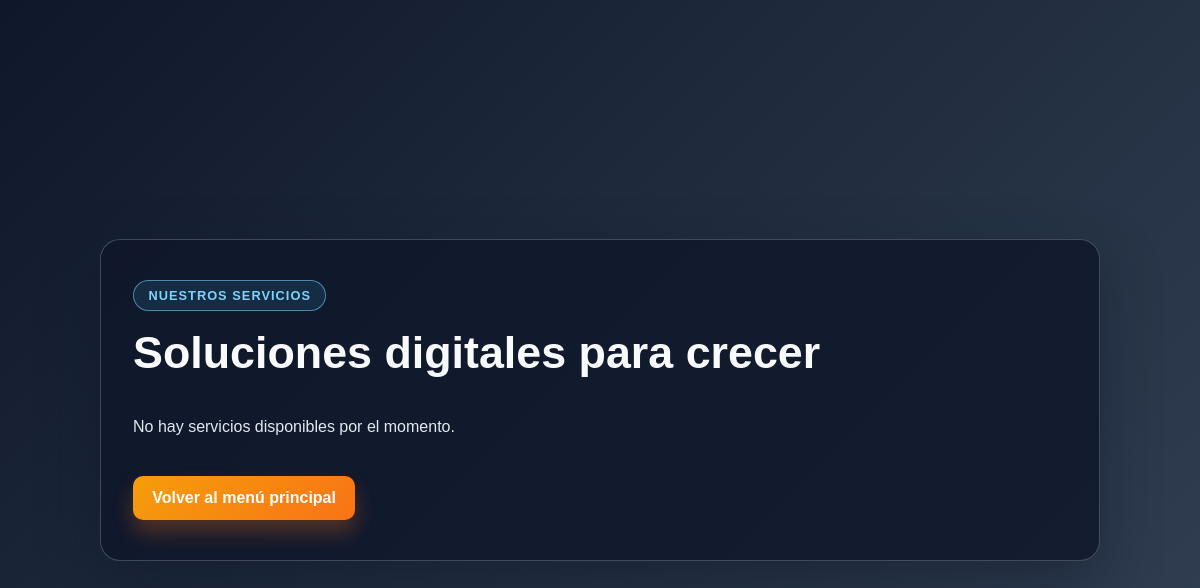
The page /servicios/ on the database as committed earlier.
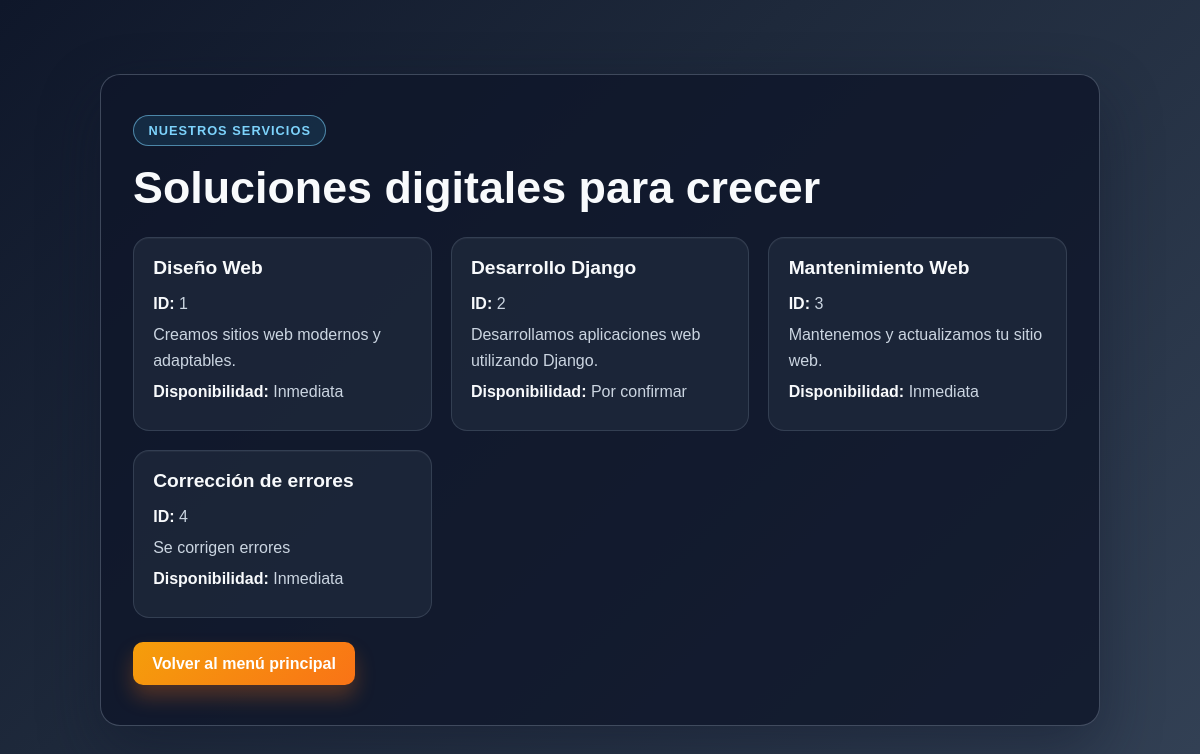
The same page on the database as committed later.
### serviciosApp/models.py (models this page shows, shortened)
class Servicio(models.Model):
    nombre = models.CharField(max_length=100)
    descripcion = models.TextField()
    disponibilidad = models.CharField(max_length=10)

### serviciosApp/views.py (the view)
# urls.py: path('servicios/', include('serviciosApp.urls')),
def servicios(request):
    datos = obtener_servicios_con_precios()
    return render(request, 'serviciosApp/servicios.html', {'servicios': datos})

### serviciosApp/views.py (called while the page is built)
def obtener_servicios_con_precios():
    precios = PrecioServicio.objects.filter(servicio_id=OuterRef("pk"))
    return Servicio.objects.annotate(
        precio=F("precioservicio__precio"),
        moneda=F("precioservicio__moneda"),
        precio_disponible=Exists(precios),
    ).order_by("id")

### templates/serviciosApp/servicios.html (shortened to what this page needs)
{% load static %}
<!DOCTYPE html>
<html lang="es">
<head>
    <link rel="stylesheet" href="{% static 'css/styles.css' %}">
</head>
<body>
    <div class="services-page">
        <div class="services-card">
            <span class="services-badge">Nuestros servicios</span>
            <h1>Soluciones digitales para crecer</h1>
            <div class="services-grid">
                {% for servicio in servicios %}
                <article class="service-item">
                    <h2>{{ servicio.nombre }}</h2>
                    <p><strong>ID:</strong> {{ servicio.id }}</p>
                    <p>{{ servicio.descripcion }}</p>
                    <p><strong>Disponibilidad:</strong> {{ servicio.disponibilidad }}</p>
                </article>
                {% empty %}
                <p>No hay servicios disponibles por el momento.</p>
                {% endfor %}
            </div>
            <a class="back-link" href="/">Volver al menú principal</a>
        </div>
    </div>
</body>
</html>

### static/css/styles.css (style rules this page uses)
body { margin: 0; min-height: 100vh; display: flex; align-items: center; justify-content: center; background: linear-gradient(135deg, #0f172a 0%, #1e293b 40%, #334155 100%); font-family: Arial, Helvetica, sans-serif; color: #e2e8f0; }
.back-link { display: inline-block; margin-top: 0.5rem; background: linear-gradient(135deg, #f59e0b 0%, #f97316 100%); color: #fff; text-decoration: none; padding: 0.8rem 1.2rem; border-radius: 10px; font-weight: 700; transition: transform 0.2s ease, box-shadow 0.2s ease; box-shadow: 0 12px 20px rgba(249, 115, 22, 0.28); }

### templates/serviciosApp/servicios.html (style rules this page uses)
body { margin: 0; min-height: 100vh; display: flex; align-items: center; justify-content: center; background: linear-gradient(135deg, #0f172a 0%, #1e293b 40%, #334155 100%); font-family: Arial, Helvetica, sans-serif; color: #e2e8f0; }
.services-page { width: min(1000px, 92%); padding: 2rem 0; }
.services-card { background: rgba(15, 23, 42, 0.82); border: 1px solid rgba(148, 163, 184, 0.35); border-radius: 20px; padding: 2.5rem 2rem; box-shadow: 0 24px 60px rgba(15, 23, 42, 0.45); }
.services-badge { display: inline-block; background: rgba(56, 189, 248, 0.12); border: 1px solid rgba(125, 211, 252, 0.55); color: #7dd3fc; border-radius: 999px; padding: 0.45rem 0.9rem; font-size: 0.8rem; font-weight: 700; letter-spacing: 0.08em; text-transform: uppercase; margin-bottom: 1rem; }
.services-card h1 { margin: 0 0 1.5rem; font-size: clamp(2rem, 4vw, 2.8rem); color: #f8fafc; }
.services-grid { display: grid; grid-template-columns: repeat(auto-fit, minmax(220px, 1fr)); gap: 1.2rem; }
.service-item { background: rgba(30, 41, 59, 0.8); border: 1px solid rgba(148, 163, 184, 0.2); border-radius: 16px; padding: 1.2rem; box-shadow: inset 0 1px 0 rgba(255, 255, 255, 0.04); }
.service-item h2 { margin: 0 0 0.75rem; font-size: 1.2rem; color: #f8fafc; }
.service-item p { margin: 0.35rem 0; color: #cbd5e1; line-height: 1.6; }
.service-item strong { color: #f8fafc; }
.back-link { display: inline-block; margin-top: 1.5rem; background: linear-gradient(135deg, #f59e0b 0%, #f97316 100%); color: #fff; text-decoration: none; padding: 0.8rem 1.2rem; border-radius: 10px; font-weight: 700; transition: transform 0.2s ease, box-shadow 0.2s ease; box-shadow: 0 12px 20px rgba(249, 115, 22, 0.28); }

Rows that differ between the two databases and show on the page:
added Servicio: nombre "Diseño Web", id "1", descripcion "Creamos sitios web modernos y adaptables.", disponibilidad "Inmediata"
added Servicio: nombre "Desarrollo Django", id "2", descripcion "Desarrollamos aplicaciones web utilizando Django.", disponibilidad "Por confirmar"
added Servicio: nombre "Mantenimiento Web", id "3", descripcion "Mantenemos y actualizamos tu sitio web.", disponibilidad "Inmediata"
added Servicio: nombre "Corrección de errores", id "4", descripcion "Se corrigen errores", disponibilidad "Inmediata"
Other text that changed with them:
text no longer shown: "No hay servicios disponibles por el momento."
